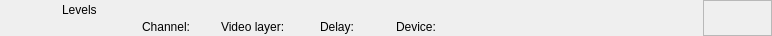
<?xml version="1.0" encoding="UTF-8"?>
<ui version="4.0">
 <class>RundownLevelsWidget</class>
 <widget class="QWidget" name="RundownLevelsWidget">
  <property name="geometry">
   <rect>
    <x>0</x>
    <y>0</y>
    <width>772</width>
    <height>36</height>
   </rect>
  </property>
  <layout class="QHBoxLayout" name="horizontalLayout">
   <property name="spacing">
    <number>0</number>
   </property>
   <property name="margin">
    <number>0</number>
   </property>
   <item>
    <widget class="QFrame" name="frameItem">
     <property name="sizePolicy">
      <sizepolicy hsizetype="Preferred" vsizetype="Fixed">
       <horstretch>0</horstretch>
       <verstretch>0</verstretch>
      </sizepolicy>
     </property>
     <property name="minimumSize">
      <size>
       <width>0</width>
       <height>36</height>
      </size>
     </property>
     <widget class="QLabel" name="labelThumbnail">
      <property name="geometry">
       <rect>
        <x>22</x>
        <y>2</y>
        <width>32</width>
        <height>32</height>
       </rect>
      </property>
      <property name="text">
       <string/>
      </property>
      <property name="pixmap">
       <pixmap resource="../Resource.qrc">:/Graphics/Images/Mixer.png</pixmap>
      </property>
      <property name="scaledContents">
       <bool>true</bool>
      </property>
     </widget>
     <widget class="QLabel" name="labelChannel">
      <property name="geometry">
       <rect>
        <x>142</x>
        <y>19</y>
        <width>70</width>
        <height>16</height>
       </rect>
      </property>
      <property name="text">
       <string>Channel:</string>
      </property>
     </widget>
     <widget class="QLabel" name="labelLabel">
      <property name="geometry">
       <rect>
        <x>62</x>
        <y>2</y>
        <width>561</width>
        <height>16</height>
       </rect>
      </property>
      <property name="text">
       <string>Levels</string>
      </property>
     </widget>
     <widget class="QLabel" name="labelVideolayer">
      <property name="geometry">
       <rect>
        <x>221</x>
        <y>19</y>
        <width>90</width>
        <height>16</height>
       </rect>
      </property>
      <property name="text">
       <string>Video layer:</string>
      </property>
     </widget>
     <widget class="QLabel" name="labelColor">
      <property name="geometry">
       <rect>
        <x>0</x>
        <y>0</y>
        <width>18</width>
        <height>36</height>
       </rect>
      </property>
      <property name="text">
       <string/>
      </property>
     </widget>
     <widget class="QLabel" name="labelGroupColor">
      <property name="geometry">
       <rect>
        <x>0</x>
        <y>0</y>
        <width>6</width>
        <height>36</height>
       </rect>
      </property>
      <property name="text">
       <string/>
      </property>
     </widget>
     <widget class="QLabel" name="labelDevice">
      <property name="geometry">
       <rect>
        <x>396</x>
        <y>19</y>
        <width>281</width>
        <height>16</height>
       </rect>
      </property>
      <property name="text">
       <string>Device:</string>
      </property>
     </widget>
     <widget class="QLabel" name="labelDelay">
      <property name="geometry">
       <rect>
        <x>320</x>
        <y>19</y>
        <width>67</width>
        <height>16</height>
       </rect>
      </property>
      <property name="text">
       <string>Delay:</string>
      </property>
     </widget>
    </widget>
   </item>
   <item>
    <widget class="QFrame" name="frameStatus">
     <property name="minimumSize">
      <size>
       <width>69</width>
       <height>0</height>
      </size>
     </property>
     <property name="maximumSize">
      <size>
       <width>69</width>
       <height>16777215</height>
      </size>
     </property>
     <property name="frameShape">
      <enum>QFrame::StyledPanel</enum>
     </property>
     <property name="frameShadow">
      <enum>QFrame::Raised</enum>
     </property>
     <widget class="QLabel" name="labelGpiConnected">
      <property name="geometry">
       <rect>
        <x>1</x>
        <y>2</y>
        <width>32</width>
        <height>32</height>
       </rect>
      </property>
      <property name="minimumSize">
       <size>
        <width>32</width>
        <height>32</height>
       </size>
      </property>
      <property name="maximumSize">
       <size>
        <width>32</width>
        <height>32</height>
       </size>
      </property>
      <property name="lineWidth">
       <number>0</number>
      </property>
      <property name="text">
       <string/>
      </property>
      <property name="pixmap">
       <pixmap resource="../Resource.qrc">:/Graphics/Images/GpiConnected.png</pixmap>
      </property>
      <property name="scaledContents">
       <bool>true</bool>
      </property>
     </widget>
     <widget class="QLabel" name="labelDisconnected">
      <property name="geometry">
       <rect>
        <x>32</x>
        <y>2</y>
        <width>32</width>
        <height>32</height>
       </rect>
      </property>
      <property name="minimumSize">
       <size>
        <width>32</width>
        <height>32</height>
       </size>
      </property>
      <property name="maximumSize">
       <size>
        <width>32</width>
        <height>32</height>
       </size>
      </property>
      <property name="text">
       <string/>
      </property>
      <property name="pixmap">
       <pixmap resource="../Resource.qrc">:/Graphics/Images/Disconnected.png</pixmap>
      </property>
      <property name="scaledContents">
       <bool>true</bool>
      </property>
     </widget>
     <widget class="QLabel" name="labelActiveColor">
      <property name="geometry">
       <rect>
        <x>64</x>
        <y>0</y>
        <width>5</width>
        <height>36</height>
       </rect>
      </property>
      <property name="minimumSize">
       <size>
        <width>5</width>
        <height>36</height>
       </size>
      </property>
      <property name="maximumSize">
       <size>
        <width>5</width>
        <height>36</height>
       </size>
      </property>
      <property name="text">
       <string/>
      </property>
     </widget>
    </widget>
   </item>
  </layout>
 </widget>
 <resources>
  <include location="../Resource.qrc"/>
 </resources>
 <connections/>
 <slots>
  <slot>addToCombo()</slot>
 </slots>
</ui>
